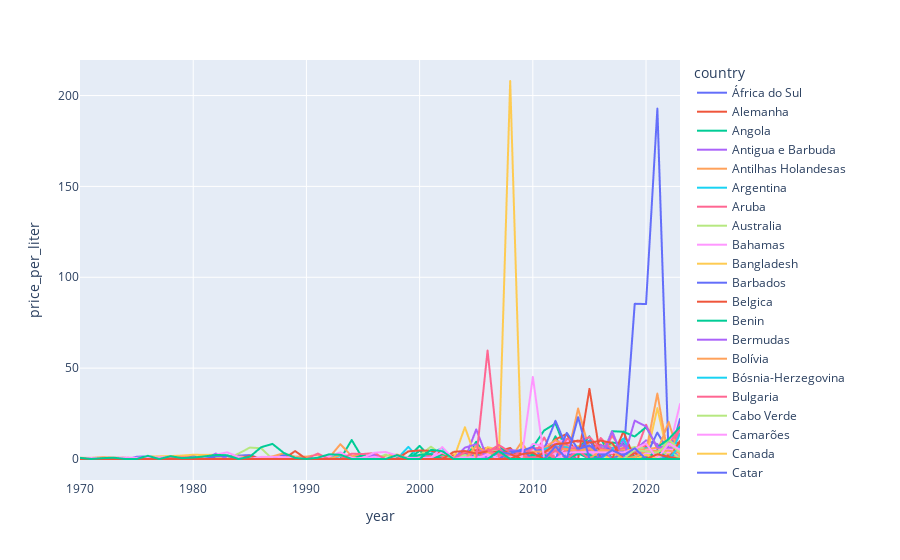

The notebook cell this image was saved under:
### Markdown cell above
#### 4.8 Valor por litro no Ano x País

### Code cell
fig = px.line(df_cleaned, x="year", y="price_per_liter", color="country")
fig.show()
